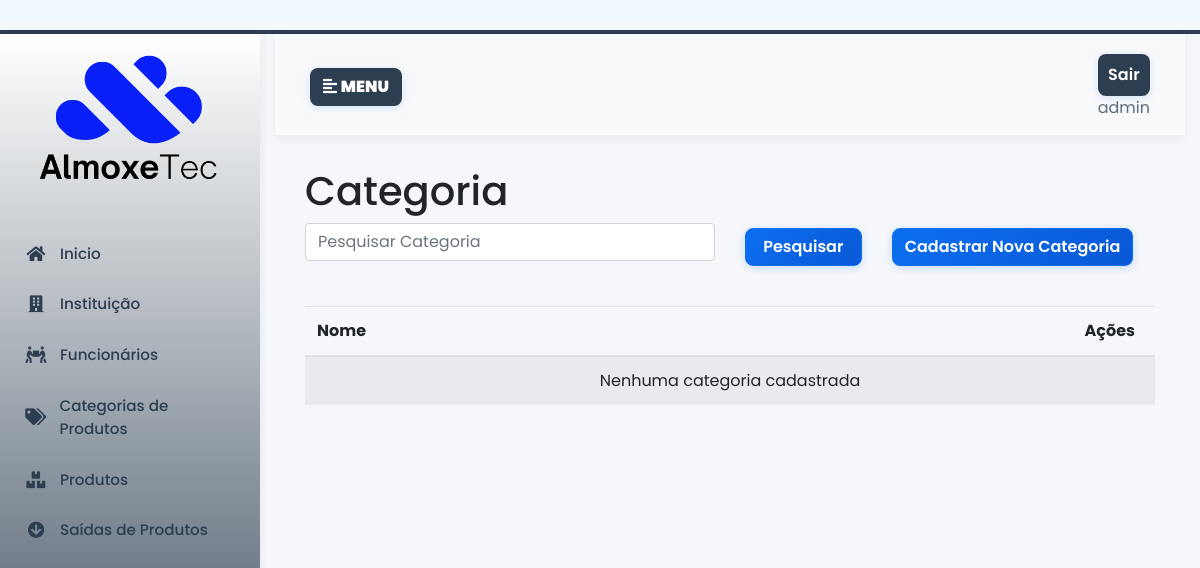
The page /categoria/ (signed in) on the database as committed earlier.
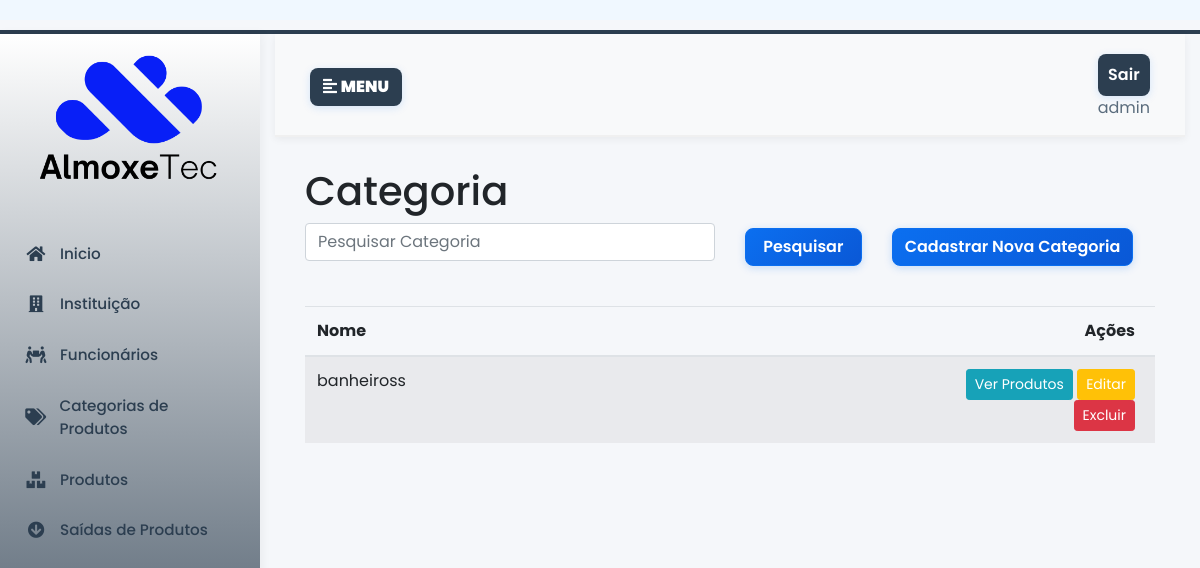
The same page on the database as committed later.
### almoxarifado/models.py (models this page shows, shortened)
class CategoriaProduto(models.Model):
    produtos = models.ManyToManyField('Produto', related_name='categorias', blank=True)
    nome = models.CharField(max_length=100, unique=True)
    descricao = models.TextField(blank=True)

### almoxarifado/views/categoria.py (the view)
# urls.py: path('categoria/', views.listar_categorias, name='listar_categorias'),
@login_required
def listar_categorias(request):
    q = request.GET.get('q', '').strip()
    categorias = CategoriaProduto.objects.all()
    if q:
        categorias = categorias.filter(Q(nome__icontains=q) | Q(descricao__icontains=q))
    paginator = Paginator(categorias, 10)  # 10 categorias por página
    page_number = request.GET.get('page')
    page_obj = paginator.get_page(page_number)
    return render(request, 'categoria/lista.html', {'categorias': page_obj, 'page_obj': page_obj})

### almoxarifado/templates/categoria/lista.html (shortened to what this page needs)
{% extends 'base.html' %} {% load static %}
{% block content %}
<h1>Categoria</h1>
<div>
  <form method="get">
    <div class="row mb-4">
      <div class="col-md-6 mb-2">
        <input type="text" name="q" class="form-control" placeholder="Pesquisar Categoria"
          value="{{ request.GET.q  }}" />
      </div>
      <div class="col-lg-2 mb-3">
        <button type="submit" class="btn btn-primary colorprimarybtn">
          Pesquisar
        </button>
      </div>
      <div class="col-lg-3 mb-3">
        <a href="{% url 'add_categoria' %}" class="btn btn-primary colorprimarybtn">Cadastrar Nova Categoria</a>
      </div>
    </div>
  </form>
  <table class="table table-striped" style="width: 100%; margin-right: 20px;">
    <thead>
      <tr>
        <th style="width: 70%; padding-right: 20px;">Nome</th>
        <th style="width: 30%; text-align: right; padding-right: 20px;">Ações</th>
      </tr>
    </thead>
    <tbody>
      {% for categoria in categorias %}
      <tr>
        <td style="width: 70%; padding-right: 20px;">{{ categoria.nome }}</td>
        <td style="width: 30%; text-align: right; padding-right: 20px;">
          <a href="{% url 'categoria_produto' categoria.id %}" class="btn btn-sm btn-info">Ver Produtos</a>
          <a href="{% url 'editar-categoria' categoria.pk%}" class="btn btn-sm btn-warning">Editar</a>
          <a href="{% url 'excluir-categoria' categoria.pk %}" class="btn btn-sm btn-danger"
            onclick="return confirm('Tem certeza que deseja excluir a categoria: {{ categoria.nome }}?')">Excluir</a>
        </td>
      </tr>
      {% empty %}
      <tr>
        <td colspan="2" class="text-center">
          Nenhuma categoria cadastrada
        </td>
      </tr>
      {% endfor %}
    </tbody>
  </table>
</div>
{% endblock content %}

Rows that differ between the two databases and show on the page:
added CategoriaProduto: nome "banheiross"
Other text that changed with them:
text no longer shown: "Nenhuma categoria cadastrada"
